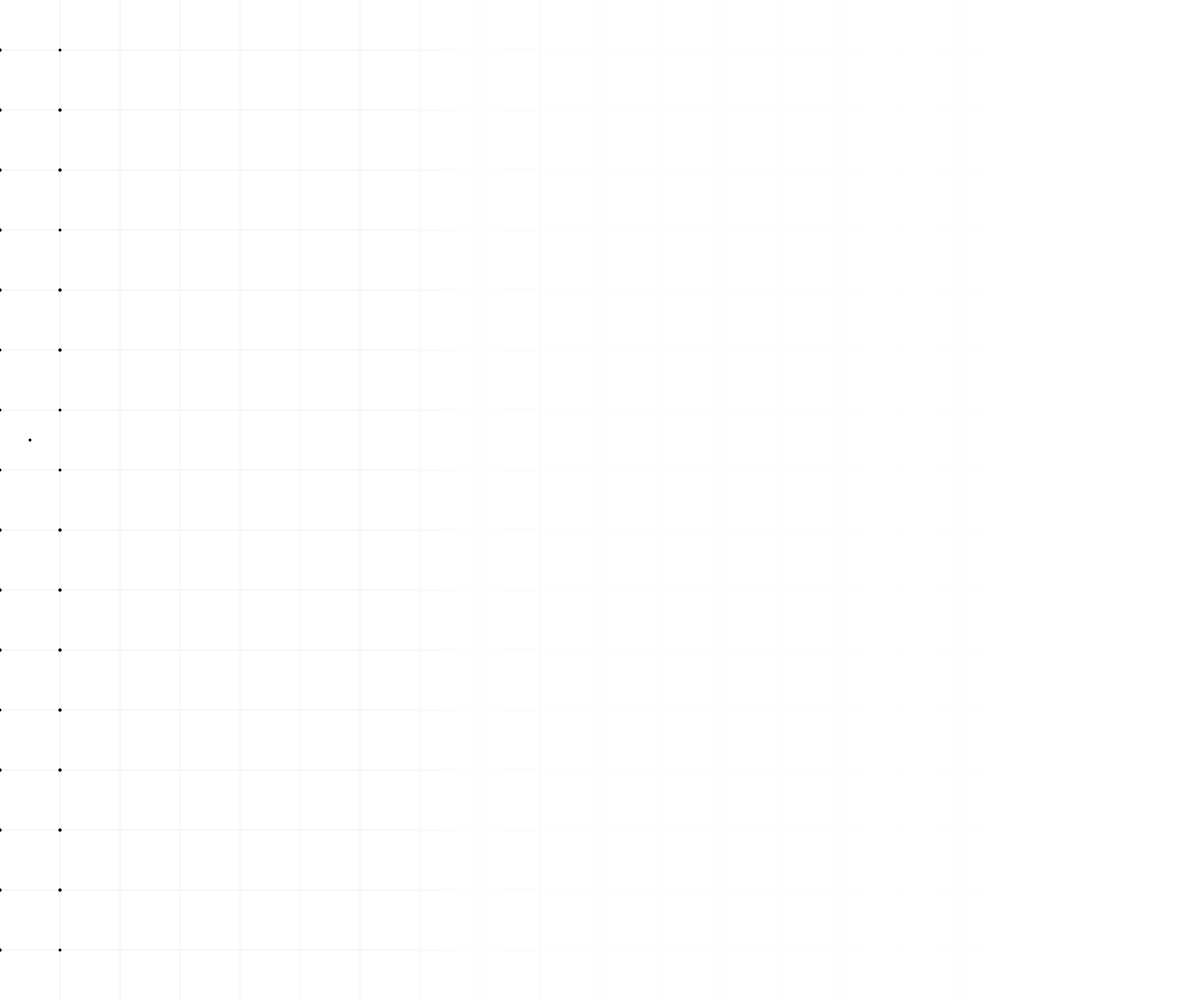
Frame 1 (no input)
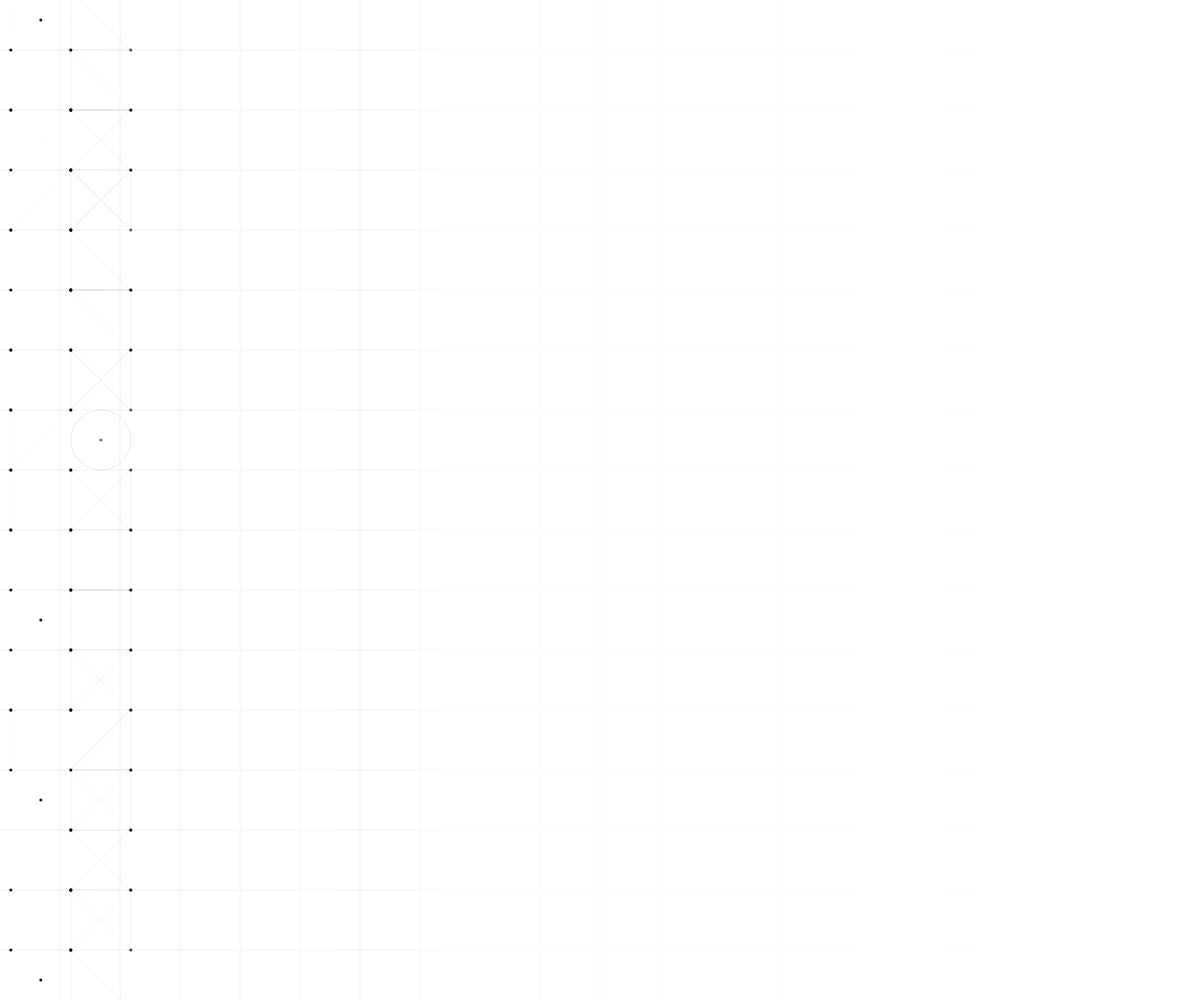
Frame 60 (no input)
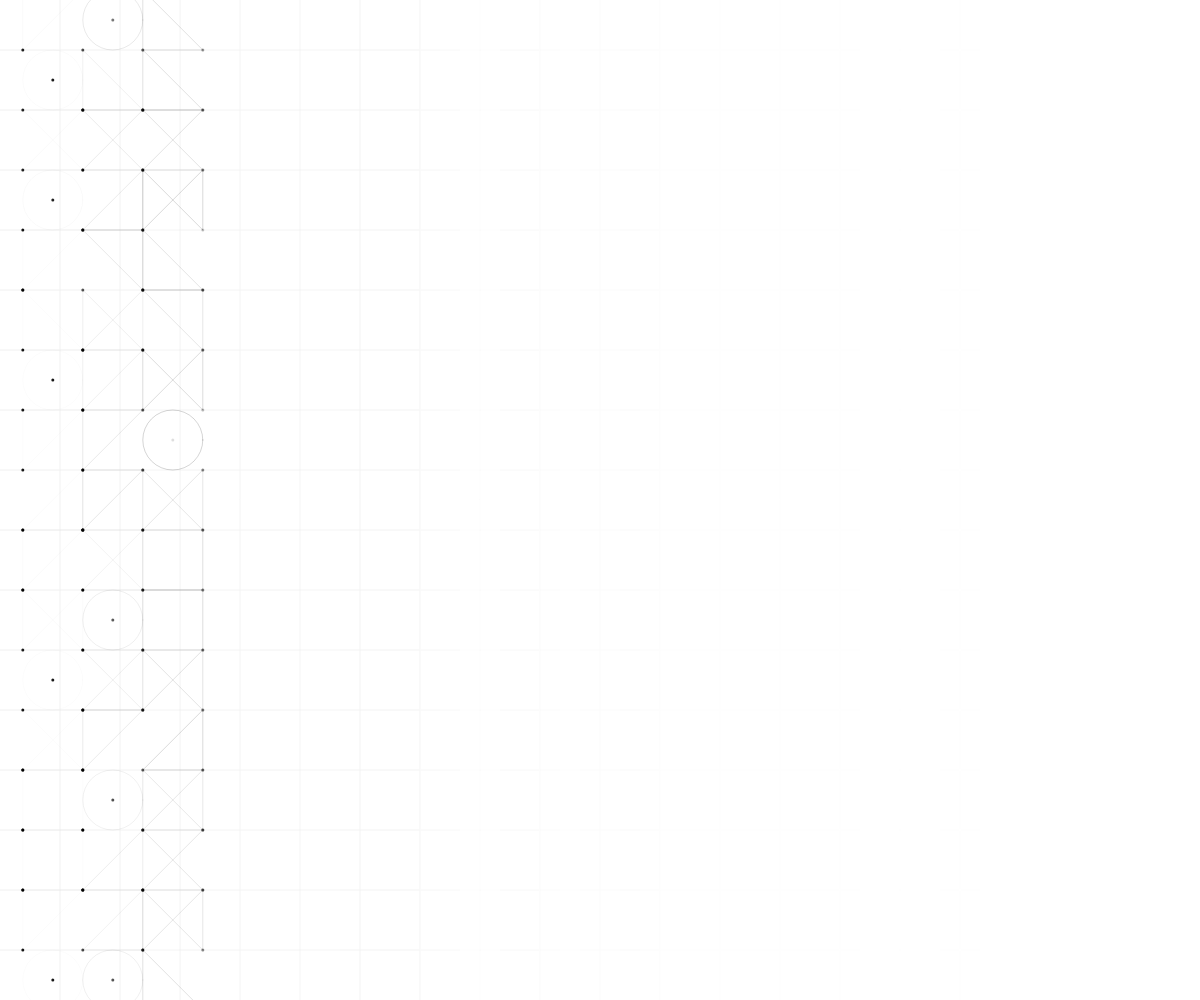
Frame 120 (the mouse pressed at the canvas centre since frame 60)

The p5.js sketch that drew these frames (run headless with seeded random() and noise() and a simulated clock; from frame 60 on, the mouse is pressed at the canvas centre):

// p5.js sketch
// ── sketch.js


function setup() {

  createCanvas(windowWidth, windowHeight);

  // Variables

  gridW = width;
  hRes = 20;
  cellSize = gridW / hRes;
  vRes = ceil(height / cellSize);
  startX = (width - gridW) / 2;
  startY = (height / 2) - ((vRes * cellSize) / 2);

  shapes = [];
  dotPositions = [[0, 0], [1, 0], [1, 1], [0, 1]];

  waveTimer = 0;

  spd = 50;

  activeUIAnims = [];

  transP = 255;

  // Create BG Grid

  drawGrid();
  createShapes();
}


function draw() {

  background(255);


  // Draw Background Grid

  image(bgImg, 0, 0);

  drawShapes();
  updateShapes();
  cleanUpShapesArray();

  if (waveTimer == spd) {

    createShapes();
    waveTimer = 0;
  }

  animateUIElement();
}


function drawGrid() {

  noFill();
  stroke(240);

  // Draw Horizontal Lines

  for (let i = 0; i < (vRes + 1); i++) {

    let yy = startY + (i * cellSize);
    line(startX, yy, startX + gridW, yy);
  }

  // Draw Vertical Lines

  for (let i = 0; i < (hRes - 1); i++) {

    let xx = startX + (i + 1) * cellSize;
    line(xx, 0, xx, height);
  }

  // Draw Gradient

  let unit = width / 60;

  for (let i = 0; i < 255; i++) {

    fill(255, i);
    noStroke();
    rect(i * unit, 0, (i + 1) * unit, height);
  }

  // Save to Image

  bgImg = get();
}


function createShapes() {

  // Create New Wave of Shapes

  // 33% chance of it being a circle (default)
  // if not the shape is made up of dots
  // to form a triangle or square

  for (let i = 0; i < vRes; i++) {

    let tempDots;

    if (random() > 0.33) {

      tempDots = [];
      let tempDotPositions = [0, 1, 2, 3];

      for (let i = 0; i < (ceil(random(2)) + 2); i++) {

        let num = floor(random(tempDotPositions.length));
        tempDots.push(dotPositions[tempDotPositions[num]].slice());
        tempDotPositions.splice(num, 1);
      }

    } else { tempDots = 0; }

    switch(floor(random(3))) {

      case 0:
        c = color('#3700ff');
        break;

      case 1:
        c = color('#ff0074');
        break;

      case 2:
        c = color('#ff3000');
        break;
    }

    let tempShape = [
      0, // x
      i, // y
      tempDots,
      c, // colour (yellow, green, purple, pink)
      255, // dot transparency
      0, // line transparency
      0, // black fill transparency
      0, // colour fill transparency
      1
    ];

    shapes.push(tempShape);

    let dur = (hRes / 5) * spd;
    let range = dur / 3;
    let dur1 = random(dur - range, dur + range);
    let dur2 = random(dur - range, dur + range);
    let dur3 = random(dur - range, dur + range);
    let scale = random(0.3, 0.9);

    animateUIElement([[shapes[shapes.length - 1], 4]], [255], [0], dur1, 0);
    animateUIElement([[shapes[shapes.length - 1], 5]], [0], [100], dur1, 0);

    animateUIElement([[shapes[shapes.length - 1], 5]], [100], [0], dur2, 0, dur1);
    animateUIElement([[shapes[shapes.length - 1], 8]], [1], [scale], dur2, 0, dur1);
    animateUIElement([[shapes[shapes.length - 1], 6]], [0], [transP], dur2, 0, dur1);

    animateUIElement([[shapes[shapes.length - 1], 6]], [transP], [0], dur3, 0, dur1 + dur2);
    animateUIElement([[shapes[shapes.length - 1], 7]], [0], [255], dur3, 0, dur1 + dur2);
  }
}


function drawShapes() {

  for (let i = 0; i < shapes.length; i++) {

    // Set top-left corner of shape

    let sX = shapes[i][0];

    let x = startX + (sX * cellSize);
    let y = startY + (shapes[i][1] * cellSize);

    // Progress state of shape

    let drawShape = 1;

    if (shapes[i][4] > 0) {

      // Draw Dots

      fill(0, shapes[i][4]);
      noStroke();

      if (shapes[i][2] == 0) {

        // Draw Circle Dot (Centred)

        circle(x + (0.5 * cellSize), y + (0.5 * cellSize), 3);

      } else {

        // Draw Outline Dots

        for (let z = 0; z < shapes[i][2].length; z++) {

          circle(x + (shapes[i][2][z][0] * cellSize), y + (shapes[i][2][z][1] * cellSize), 3);
        }
      }

    }

    noFill();
    noStroke();

    if (shapes[i][5] > 0) {

      // Draw Outlines

      strokeWeight(0.5);
      stroke(0, shapes[i][5]);
    }

    if (shapes[i][7] > 0) {

      // Draw Colour-Filled Shapes

      let cBlack = color(0);
      let cc = lerpColor(cBlack, shapes[i][3], shapes[i][7] / 255);
      let ccc = color(cc.levels[0], cc.levels[1], cc.levels[2], transP);

      fill(ccc);

    } else if (shapes[i][6] > 0) {

      // Draw Black-Filled Shapes

      fill(0, shapes[i][6]);
    }


    // Draw Shape

    if (drawShape) {

      if (shapes[i][2] == 0) {

        circle(x + (cellSize / 2), y + (cellSize / 2), cellSize * shapes[i][8]);

      } else {

        beginShape();

        let margin = ((1 - shapes[i][8]) * cellSize) / 2;

        for (let z = 0; z < shapes[i][2].length; z++) {

          vertex(x + margin + (shapes[i][2][z][0] * cellSize * shapes[i][8]), y + margin + (shapes[i][2][z][1] * cellSize * shapes[i][8]));
        }

        endShape(CLOSE);
      }
    }
  }
}


function updateShapes() {

  // Move Shapes

  for (let i = 0; i < shapes.length; i++) {

    shapes[i][0] += 1 / spd;
  }

  // siduhud9

  waveTimer++;
}


function cleanUpShapesArray() {

  for (let i = (shapes.length - 1); i > -1; i--) {

    if (shapes[i][0] > hRes) {

      shapes.splice(i, 1);
    }
  }
}


function createTestShapes() {

  shapes = [hRes * vRes];

  for (let i = 0; i < (hRes * vRes); i++) {

    let y = floor(i / hRes)
    let x = i - (y * hRes);
    let shape = floor(random(3));
    let c = floor(random(4));

    shapes[i] = [
      x, // x
      y, // y
      shape, // shape type (square, triangle, circle)
      c // colour (yellow, green, purple, pink)
    ];
  }
}


function drawTestShapes() {

  for (let i = 0; i < shapes.length; i++) {

    let x = startX + (shapes[i][0] * cellSize);
    let y = startY + (shapes[i][1] * cellSize);

    noStroke();

    switch(shapes[i][3]) {

      default:
        noFill();
        break;

      case 0:
        fill(color('#ffd600'));
        break;

      case 1:
        fill(color('#00ff75'));
        break;

      case 2:
        fill(color('#7000ff'));
        break;

      case 3:
        fill(color('#ff0074'));
        break;
    }

    switch(shapes[i][2]) {

      default:
        break;

      case 0:
        rect(x, y, cellSize, cellSize);
        break;

      case 1:
        triangle(x + (cellSize / 2), y, x, y + cellSize, x + cellSize, y + cellSize);
        break;

      case 2:
        circle(x + (cellSize / 2), y + (cellSize / 2), cellSize);
        break;
    }
  }
}


function animateUIElement(elements, start, end, time, reset, delay) {

  // Animates any specified array value from a start to an end position in x amount of time
  // Multiple overlapping (in time) animations can be handled at the same time
  // "Reset" specifies whether the animated value should be reset after the animation or not
  // "Delay" specifies the amount of time the start of the animation should be delayed by

  if (elements != undefined) { // Add new anim

    let noDuplicate = 1;

    if (noDuplicate) {

      let spd = [end.length];

      for (let i = 0; i < end.length; i++) {

        spd[i] = (end[i] - start[i]) / time;
      }

      if (delay == undefined) { delay = 0; }

      if (reset == 0) {

        activeUIAnims.push([elements, end, spd, time, start, end, delay]);

      } else {

        activeUIAnims.push([elements, end, spd, time, start, start, delay]);
      }
    }

  } else { // Continue active anims

    for (let i = 0; i < activeUIAnims.length; i++) { // Cycle through anims

      if (activeUIAnims[i][6] < 1) { // If delay is over

        activeUIAnims[i][3]--; // Decrease anim time left

        if (activeUIAnims[i][6] == 0) {

          for (let y = 0; y < activeUIAnims[i][0].length; y++) { // Cycle through elements (variables to animate in one batch)

            let elem = activeUIAnims[i][0][y][0];
            let elemIndex = activeUIAnims[i][0][y][1];

            elem[elemIndex] = activeUIAnims[i][4][y]; // Set starting state

             activeUIAnims[i][6]--; /* Decrease delay time left */
          }
        }

        if (activeUIAnims[i][3] > 0) { // If anima has time left

          for (let y = 0; y < activeUIAnims[i][0].length; y++) { // Cycle through elements (variables to animate in one batch)

            let elem = activeUIAnims[i][0][y][0];
            let elemIndex = activeUIAnims[i][0][y][1];

            elem[elemIndex] += activeUIAnims[i][2][y];
          }

        } else {

          for (let y = 0; y < activeUIAnims[i][0].length; y++) { // Cycle through elements (variables to animate in one batch)

            let elem = activeUIAnims[i][0][y][0];
            let elemIndex = activeUIAnims[i][0][y][1];

            elem[elemIndex] = activeUIAnims[i][5][y];
          }

          activeUIAnims.splice(i, 1);
        }

      } else { activeUIAnims[i][6]--; /* Decrease delay time left */ }
    }
  }
}
